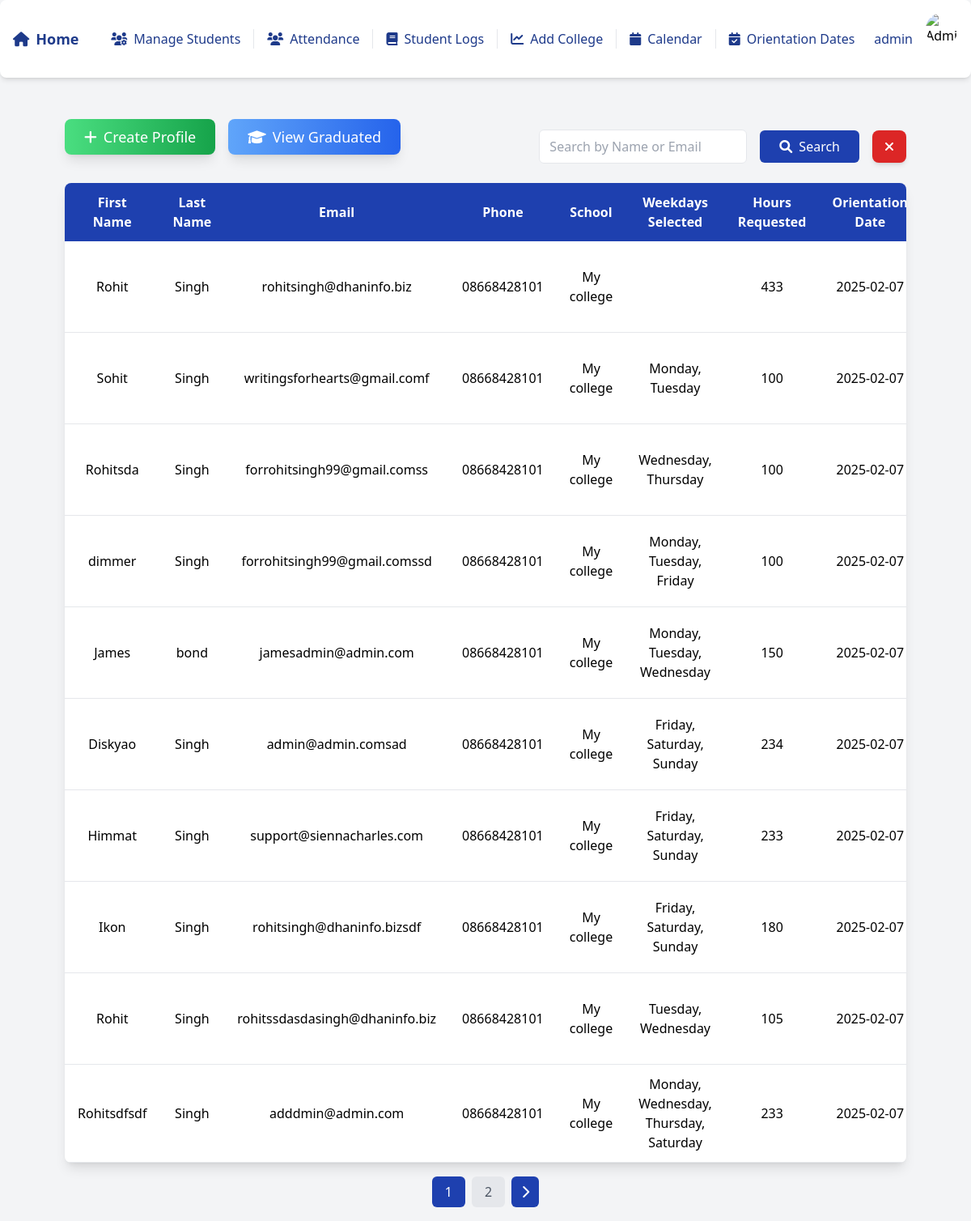
The app's page / (signed in), older data.
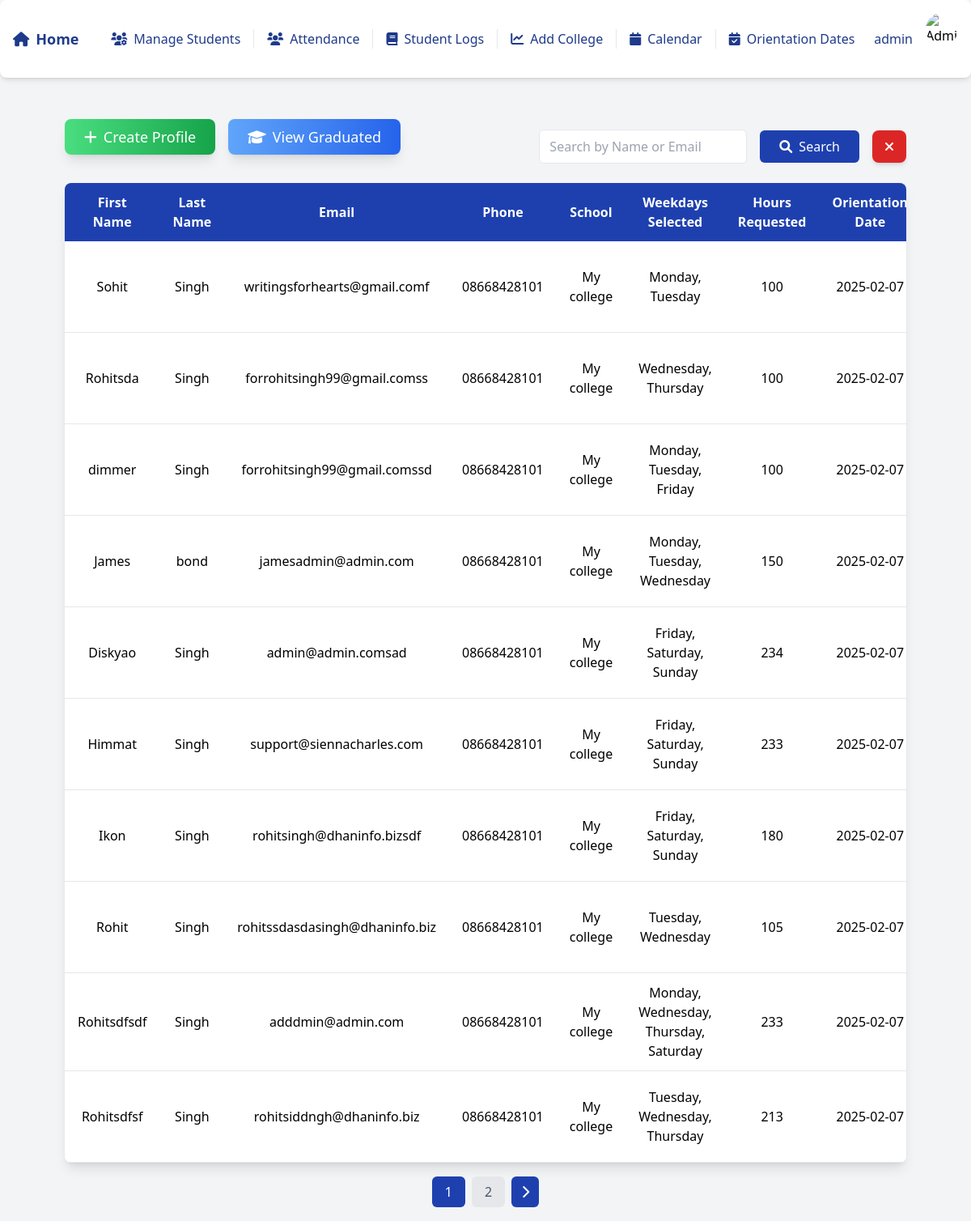
The same page, newer data.
### students/models.py (models this page shows, shortened)
class StudentProfile(models.Model):
    SHIFT_CHOICES = [
        ('Weekdays', 'Weekdays'),
        ('Weekends', 'Weekends'),
    ]
    WEEKDAYS_CHOICES = [
        ('Monday', 'Monday'),
        ('Tuesday', 'Tuesday'),
        ('Wednesday', 'Wednesday'),
        ('Thursday', 'Thursday'),
        ('Friday', 'Friday'),
    ]
    first_name = models.CharField(max_length=100)
    last_name = models.CharField(max_length=100)
    phone = models.CharField(max_length=15, default='')
    email = models.EmailField(unique=True)
    school = models.CharField(max_length=100)
    college = models.ForeignKey(College, on_delete=models.SET_NULL, null=True, blank=True)
    lchaim_training_completed = models.BooleanField(default=False)
    police_check = models.BooleanField(default=False)
    med_docs = models.BooleanField(default=False)
    hours_requested = models.IntegerField(null=True)
    hours_completed = models.PositiveIntegerField(default=0)
    shift_requested = models.CharField(max_length=10, choices=SHIFT_CHOICES)
    weekdays_selected = models.TextField(blank=True)
    assigned_shift = models.ForeignKey(Shift, on_delete=models.SET_NULL, null=True, blank=True, related_name="students")
    start_date = models.DateField(null=True)
    end_date = models.DateField(null=True)
    lchaim_orientation_date = models.ForeignKey(OrientationDate, on_delete=models.SET_NULL, null=True, blank=True)
    skills_book_completed = models.BooleanField(default=False)
    comments = models.TextField(blank=True, null=True)
    status = models.CharField(
        max_length=10,
        choices=[('Training', 'Training'), ('Graduated', 'Graduated')],
        default='Training'
    )

class OrientationDate(models.Model):
    date = models.DateField(unique=True)
    description = models.CharField(max_length=255, blank=True, null=True)
    created_at = models.DateTimeField(auto_now_add=True)
    updated_at = models.DateTimeField(auto_now=True)
    def __str__(self):
        return self.date.strftime('%Y-%m-%d')

### students/views.py (the view, shortened to what this page needs)
# urls.py: path('', views.student_profile_list, name='student_profile_list'),
@login_required
def student_profile_list(request):
    query = request.GET.get('q', '')
    orientation_date = request.GET.get('orientation_date', '')
    profiles = StudentProfile.objects.all()
    if orientation_date:
        profiles = profiles.filter(lchaim_orientation_date=orientation_date)
    profiles = list(profiles)
    for profile in profiles:
        raw_data = profile.weekdays_selected
        if isinstance(raw_data, str) and raw_data.strip():
            try:
                weekdays_dict = json.loads(raw_data.replace("'", '"'))
                if isinstance(weekdays_dict, dict):
                    profile.weekdays_display = ", ".join(weekdays_dict.keys())
                else:
                    profile.weekdays_display = "Invalid data"
            except json.JSONDecodeError:
                profile.weekdays_display = "Invalid data"
        else:
            profile.weekdays_display = "No weekdays selected"
    paginator = Paginator(profiles, 10)
    page_number = request.GET.get('page', 1)
    page_obj = paginator.get_page(page_number)
    is_school_group = request.user.groups.filter(name='School').exists()
    is_admin = request.user.groups.filter(name='Admin').exists()
    return render(request, 'student_profile_list.html', {
        'page_obj': page_obj,
        'query': query,
        'orientation_date': orientation_date,
        'is_school_group': is_school_group,
        'is_admin': is_admin
    })

### students/templates/student_profile_list.html (shortened to what the changed rows need)
{% load static %}
<!DOCTYPE html>
<html lang="en">
<head>
    <script src="https://cdn.tailwindcss.com"></script>
    <link href="https://cdnjs.cloudflare.com/ajax/libs/font-awesome/5.15.4/css/all.min.css" rel="stylesheet">
</head>
<body class="bg-gray-100">
    {% include 'navbar.html' %}
    <div class="flex flex-col bg-gray-100 min-h-screen pt-24">
        <div class="px-6 lg:px-20 py-6">
            {% if is_school_group %}
            <div class="flex justify-center items-center mt-4 text-center">
                <a href="{% url 'create_student_profile' %}" class="bg-gradient-to-r from-green-400 to-green-600 text-white px-6 py-2 rounded-lg text-lg shadow-lg hover:from-green-500 hover:to-green-700 transition ease-in-out duration-200">
                    <i class="fas fa-plus mr-2"></i>Create Profile
                </a>
            </div>
            {% else %}
            <div class="bg-white shadow-lg rounded-lg mt-6 mx-auto overflow-x-auto">
                <table class="min-w-full table-auto border-collapse">
                    <thead class="bg-blue-800 text-white">
                        <tr>
                            <th class="px-4 py-3 text-center">First Name</th>
                            <th class="px-4 py-3 text-center">Last Name</th>
                            <th class="px-4 py-3 text-center">Email</th>
                            <th class="px-4 py-3 text-center">Phone</th>
                            <th class="px-4 py-3 text-center">School</th>
                            <th class="px-4 py-3 text-center">Weekdays Selected</th>
                            <th class="px-4 py-3 text-center">Hours Requested</th>
                            <th class="px-4 py-3 text-center">Orientation Date</th>
                        </tr>
                    </thead>
                    <tbody>
                        {% for profile in page_obj %}
                        <tr class="border-b hover:bg-gray-100 transition duration-200">
                            <td class="px-4 py-3 text-center">{{ profile.first_name }}</td>
                            <td class="px-4 py-3 text-center">{{ profile.last_name }}</td>
                            <td class="px-4 py-3 text-center">{{ profile.email }}</td>
                            <td class="px-4 py-3 text-center">{{ profile.phone }}</td>
                            <td class="px-4 py-3 text-center">{{ profile.school }}</td>
                            <td class="px-4 py-3 text-center">{{ profile.weekdays_display  }}</td>
                            <td class="px-4 py-3 text-center">{{ profile.hours_requested }}</td>
                            <td class="px-4 py-3 text-center">{{ profile.lchaim_orientation_date }}</td>
                        </tr>
                        {% endfor %}
                    </tbody>
                </table>
            </div>
            <div class="mt-6 flex justify-center">
                <nav class="w-full">
                    <ul class="flex flex-wrap justify-center items-center gap-2">
                        {% for num in page_obj.paginator.page_range %}
                        <li>
                            <a class="px-4 py-2 rounded-md {% if page_obj.number == num %}bg-blue-800 text-white{% else %}bg-gray-200 text-gray-600{% endif %} hover:bg-blue-800 hover:text-white transition duration-200" href="?page={{ num }}&q={{ query }}&orientation_date={{ orientation_date }}">
                                {{ num }}
                            </a>
                        </li>
                        {% endfor %}
                    </ul>
                </nav>
            </div>
            {% endif %}
        </div>
    </div>
</body>
</html>

Row changes from the older to the newer data that the page shows:
removed StudentProfile: first_name "Rohit", last_name "Singh", email "rohitsingh@dhaninfo.biz", phone "08668428101", school "My college", hours_requested "433", lchaim_orientation_date "2025-02-07"
now on this page (row edited): StudentProfile: first_name "Rohitsdfsf", last_name "Singh", email "rohitsiddngh@dhaninfo.biz", phone "08668428101", school "My college", weekdays_display "Tuesday, Wednesday, Thursday", hours_requested "213", lchaim_orientation_date "2025-02-07"
